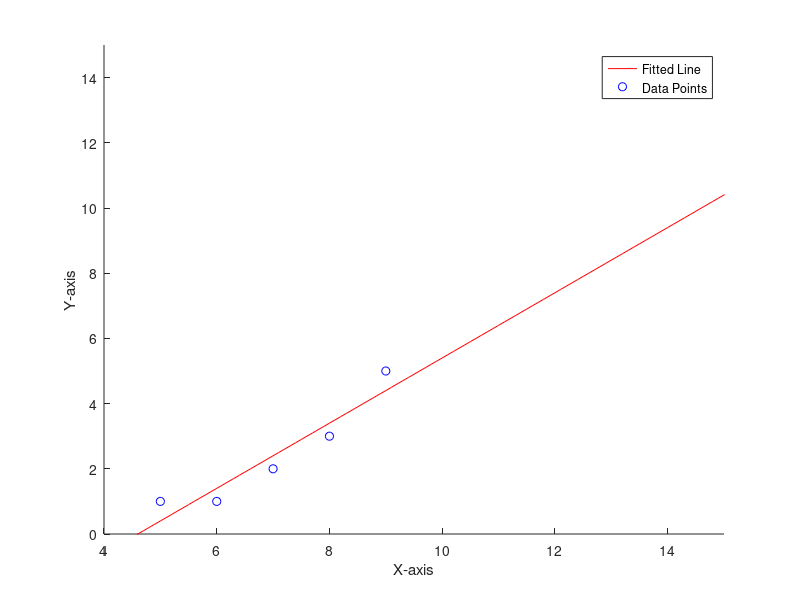
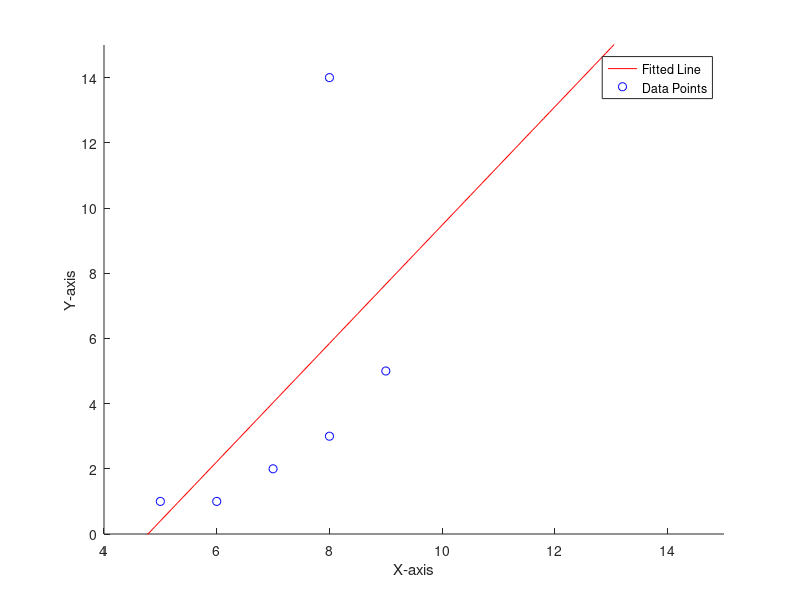
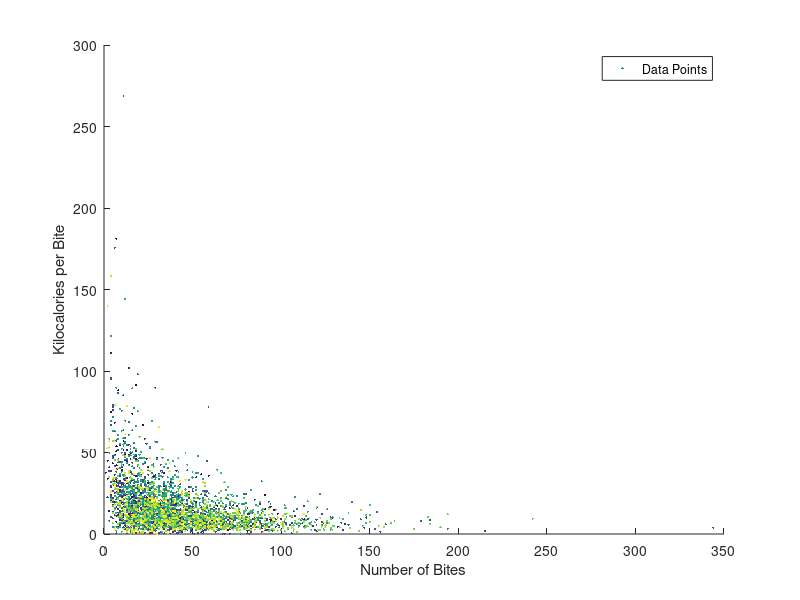
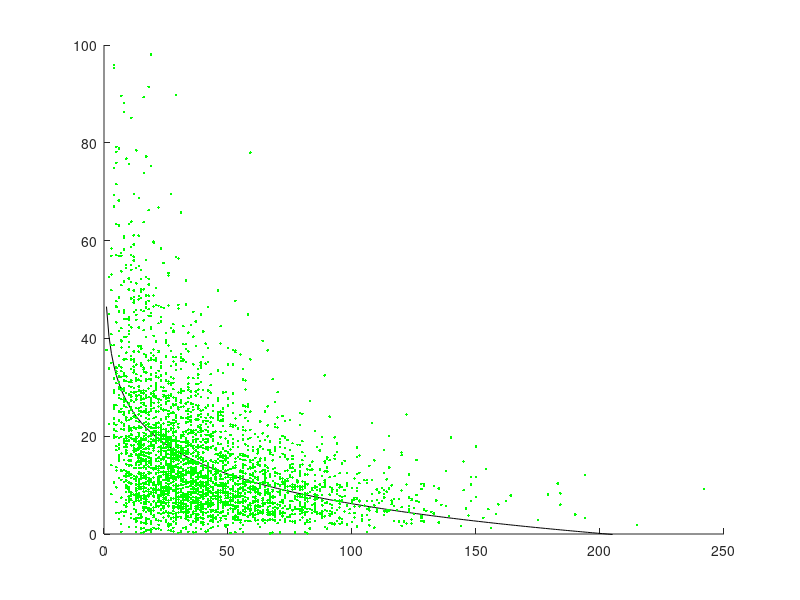

The MATLAB source for these figures, in order: (Note: this script raises an error after producing the figures.)
clc ;
close all ;
%Part 1
X = [5 6 7 8 9];
Y = [1 1 2 3 5];
A = [X' ones(5,1)];
b = Y';
x = (inv(A'*A))*A'*b;
i = 4:0.1:16;
y = x(1)*i + x(2);                      % y = mx + c
figure
hold on
plot( i , y, 'r', X, Y,'bo')
axis ([4 15 0 15]);
xlabel('X-axis');
ylabel('Y-axis');
hold off
legend ('Fitted Line' , 'Data Points') ;
%% Part 2
X = [5 6 7 8 9 8];
Y = [1 1 2 3 5 14];
A = [X' ones(6,1)];
b = Y';
x = (inv(A'*A))*A'*b;
i = 4:0.1:16;
y = x(1)*i + x(2);                      % y = mx + c
figure
hold on
plot( i , y, 'r', X, Y,'bo')
axis ([4 15 0 15]);
xlabel('X-axis');
ylabel('Y-axis');
hold off
legend ('Fitted Line' , 'Data Points') ;
%% Part 3
g = importdata('83people-all-meals.txt');
j = [g(:,3) (g(1:3398,4)./g(1:3398,3))];
figure
scatter (j(:,1), j(:,2), 25, linspace(1,10,length(j(:,1))), '.');
xlabel('Number of Bites');
ylabel('Kilocalories per Bite');
legend('Data Points');
X1 = j(:, 1); 
Y1 = j(:, 2);
A1 = [ones(3398,1) log(X1)] ;
b1 = Y1;
h = 1:315;
x1 = (inv(A1'*A1))*A1'*b1;
y1 = x1(1) + x1(2)*log(h);          % y = a + b*log(x)
figure
hold on
axis ([0 250 0 100]);
k = plot(h, y1,'k');
l = plot(X1, Y1, 'g.');
uistack(k, 'top');
xlabel('Number of Bites');
ylabel('Kilo calories per Bite');
legend('Fitted Line', 'Data Points');
hold off
